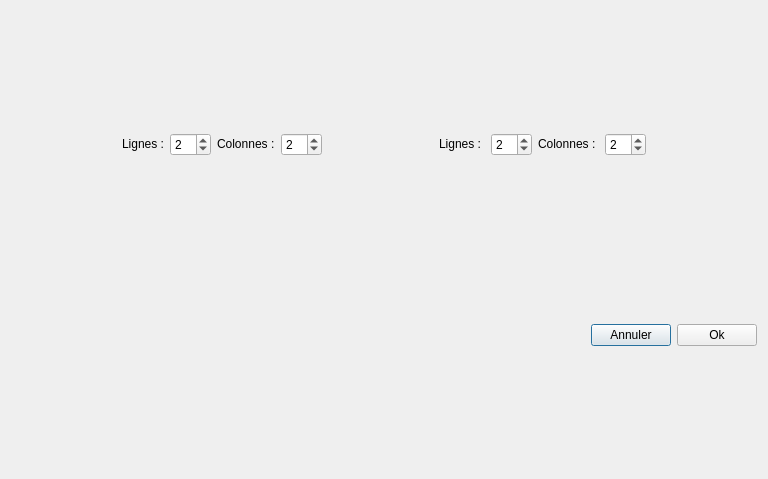
<?xml version="1.0" encoding="UTF-8"?>
<ui version="4.0">
 <class>CQuizWizard</class>
 <widget class="QDialog" name="CQuizWizard">
  <property name="geometry">
   <rect>
    <x>0</x>
    <y>0</y>
    <width>768</width>
    <height>479</height>
   </rect>
  </property>
  <property name="windowTitle">
   <string>Dialog</string>
  </property>
  <layout class="QVBoxLayout" name="verticalLayout">
   <item>
    <layout class="QHBoxLayout" name="GridsLayout">
     <item>
      <layout class="QVBoxLayout" name="Player1Layout">
       <item>
        <layout class="QHBoxLayout" name="Player1SpinnersLayout">
         <property name="sizeConstraint">
          <enum>QLayout::SetMinimumSize</enum>
         </property>
         <item>
          <widget class="QLabel" name="label">
           <property name="sizePolicy">
            <sizepolicy hsizetype="Fixed" vsizetype="Fixed">
             <horstretch>0</horstretch>
             <verstretch>0</verstretch>
            </sizepolicy>
           </property>
           <property name="text">
            <string>Lignes :</string>
           </property>
          </widget>
         </item>
         <item>
          <widget class="QSpinBox" name="Player1RowsSpinner">
           <property name="sizePolicy">
            <sizepolicy hsizetype="Fixed" vsizetype="Fixed">
             <horstretch>0</horstretch>
             <verstretch>0</verstretch>
            </sizepolicy>
           </property>
           <property name="value">
            <number>2</number>
           </property>
          </widget>
         </item>
         <item>
          <widget class="QLabel" name="label_2">
           <property name="sizePolicy">
            <sizepolicy hsizetype="Fixed" vsizetype="Fixed">
             <horstretch>0</horstretch>
             <verstretch>0</verstretch>
            </sizepolicy>
           </property>
           <property name="text">
            <string>Colonnes :</string>
           </property>
          </widget>
         </item>
         <item>
          <widget class="QSpinBox" name="Player1ColsSpinner">
           <property name="sizePolicy">
            <sizepolicy hsizetype="Fixed" vsizetype="Fixed">
             <horstretch>0</horstretch>
             <verstretch>0</verstretch>
            </sizepolicy>
           </property>
           <property name="value">
            <number>2</number>
           </property>
          </widget>
         </item>
        </layout>
       </item>
       <item>
        <spacer name="verticalSpacer">
         <property name="orientation">
          <enum>Qt::Vertical</enum>
         </property>
         <property name="sizeType">
          <enum>QSizePolicy::Fixed</enum>
         </property>
         <property name="sizeHint" stdset="0">
          <size>
           <width>20</width>
           <height>40</height>
          </size>
         </property>
        </spacer>
       </item>
       <item>
        <layout class="QGridLayout" name="Player1GridLayout"/>
       </item>
      </layout>
     </item>
     <item>
      <layout class="QVBoxLayout" name="Player2Layout">
       <item>
        <layout class="QHBoxLayout" name="Player2SpinnersLayout">
         <property name="sizeConstraint">
          <enum>QLayout::SetMinimumSize</enum>
         </property>
         <item>
          <widget class="QLabel" name="label_3">
           <property name="sizePolicy">
            <sizepolicy hsizetype="Fixed" vsizetype="Fixed">
             <horstretch>0</horstretch>
             <verstretch>0</verstretch>
            </sizepolicy>
           </property>
           <property name="text">
            <string>Lignes : </string>
           </property>
          </widget>
         </item>
         <item>
          <widget class="QSpinBox" name="Player2RowsSpinner">
           <property name="sizePolicy">
            <sizepolicy hsizetype="Fixed" vsizetype="Fixed">
             <horstretch>0</horstretch>
             <verstretch>0</verstretch>
            </sizepolicy>
           </property>
           <property name="value">
            <number>2</number>
           </property>
          </widget>
         </item>
         <item>
          <widget class="QLabel" name="label_4">
           <property name="sizePolicy">
            <sizepolicy hsizetype="Fixed" vsizetype="Fixed">
             <horstretch>0</horstretch>
             <verstretch>0</verstretch>
            </sizepolicy>
           </property>
           <property name="text">
            <string>Colonnes : </string>
           </property>
          </widget>
         </item>
         <item>
          <widget class="QSpinBox" name="Player2ColsSpinner">
           <property name="sizePolicy">
            <sizepolicy hsizetype="Fixed" vsizetype="Fixed">
             <horstretch>0</horstretch>
             <verstretch>0</verstretch>
            </sizepolicy>
           </property>
           <property name="value">
            <number>2</number>
           </property>
          </widget>
         </item>
        </layout>
       </item>
       <item>
        <spacer name="verticalSpacer_2">
         <property name="orientation">
          <enum>Qt::Vertical</enum>
         </property>
         <property name="sizeType">
          <enum>QSizePolicy::Fixed</enum>
         </property>
         <property name="sizeHint" stdset="0">
          <size>
           <width>20</width>
           <height>40</height>
          </size>
         </property>
        </spacer>
       </item>
       <item>
        <layout class="QGridLayout" name="Player2GridLayout"/>
       </item>
      </layout>
     </item>
    </layout>
   </item>
   <item>
    <layout class="QHBoxLayout" name="buttonLayout">
     <item>
      <spacer name="horizontalSpacer">
       <property name="orientation">
        <enum>Qt::Horizontal</enum>
       </property>
       <property name="sizeHint" stdset="0">
        <size>
         <width>40</width>
         <height>20</height>
        </size>
       </property>
      </spacer>
     </item>
     <item>
      <widget class="QPushButton" name="cancelButton">
       <property name="text">
        <string>Annuler</string>
       </property>
      </widget>
     </item>
     <item>
      <widget class="QPushButton" name="okButton">
       <property name="text">
        <string>Ok</string>
       </property>
      </widget>
     </item>
    </layout>
   </item>
  </layout>
 </widget>
 <resources/>
 <connections/>
</ui>
